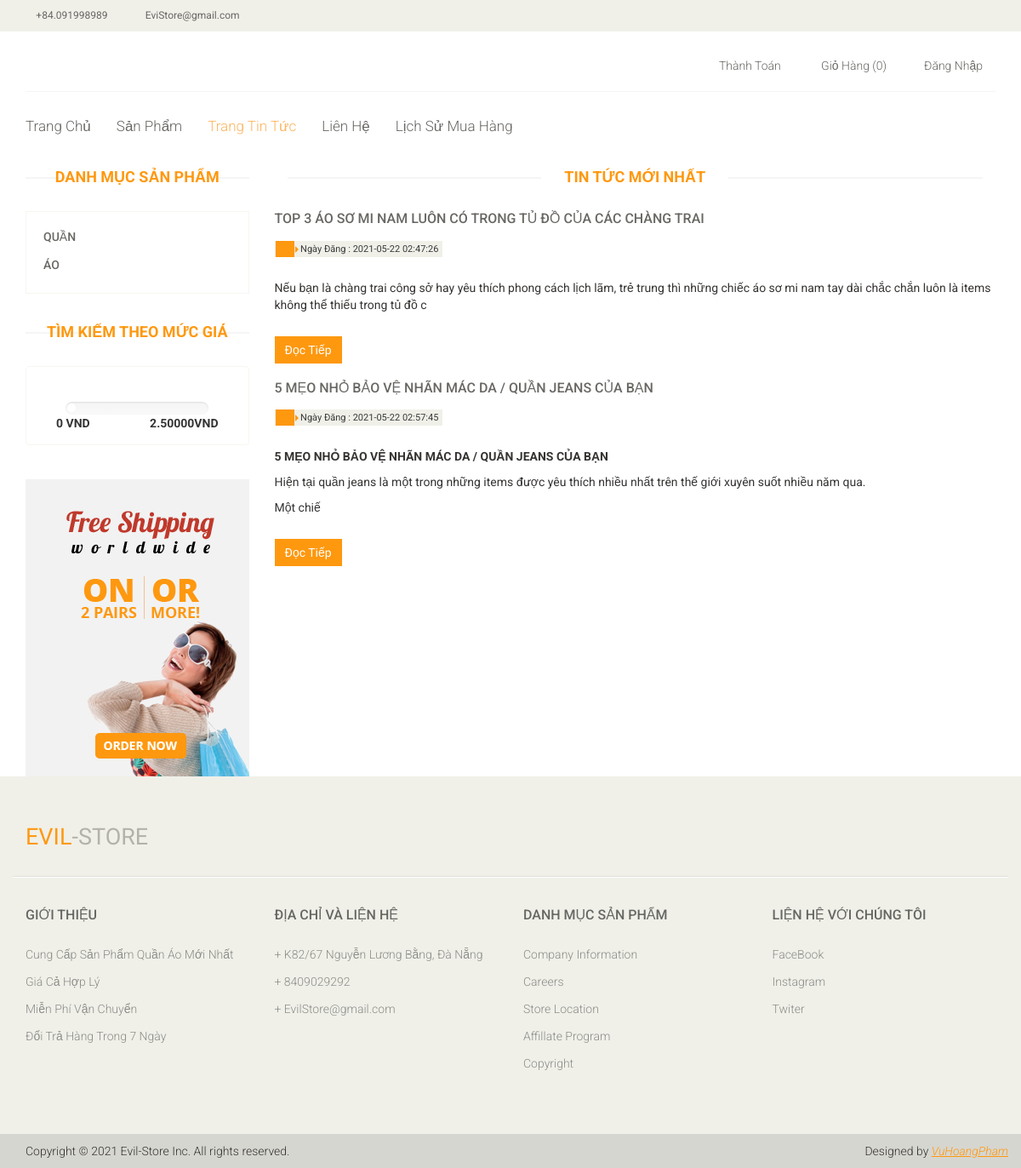
The app's page /eshopper/blog.php with its own data.
### tables this page shows
CREATE TABLE `cat` (
  `id_cat` int(11) NOT NULL,
  `name_cat` varchar(50) NOT NULL
);

CREATE TABLE `blog` (
  `id_blog` int(11) NOT NULL,
  `title` varchar(255) NOT NULL,
  `preview_text` varchar(255) NOT NULL,
  `content` text NOT NULL,
  `created_at` timestamp NOT NULL DEFAULT current_timestamp() ON UPDATE current_timestamp()
);

### eshopper/db/utf8tolatintutil.php (called while the page is built)
<?php
function utf8ToLatin($text) {
	$text = str_replace(
	array(' ','&quot;','%',"/"," - ",":",'<','>','?',"#","^","`","'","=","!",":",".","..","*","&","__","- "," -","  ",',','`','“','”','"'),
	array(' ','','' ,''," "," "," ","","","",""," ",""," "," "," ","","","","",""," "," "," ",'','','','',''),
	$text);
	$chars = array("a","A","e","E","o","O","u","U","i","I","d", "D","y","Y");
	$uni[0] = array("á","à","ạ","ả","ã","â","ấ","ầ","ậ","ẩ","ẫ","ă","ắ","ằ","ặ","ẳ","ẵ");
	$uni[1] = array("Á","À","Ạ","Ả","Ã","Â","Ấ","Ầ","Ậ","Ẩ","Ẫ","Ă","Ắ","Ằ","Ặ","Ẳ","Ẵ");
	$uni[2] = array("é","è","ẹ","ẻ","ẽ","ê","ế","ề","ệ","ể","ễ");
	$uni[3] = array("É","È","Ẹ","Ẻ","Ẽ","Ê","Ế","Ề","Ệ","Ể","Ễ");
	$uni[4] = array("ó","ò","ọ","ỏ","õ","ô","ố","ồ","ộ","ổ","ỗ","ơ","ớ","ờ","ợ","ở","ỡ");
	$uni[5] = array("Ó","Ò","Ọ","Ỏ","Õ","Ô","Ố","Ồ","Ộ","Ổ","Ỗ","Ơ","Ớ","Ờ","Ợ","Ở","Ỡ");
	$uni[6] = array("ú","ù","ụ","ủ","ũ","ư","ứ","ừ","ự","ử","ữ");
	$uni[7] = array("Ú","Ù","Ụ","Ủ","Ũ","Ư","Ứ","Ừ","Ự","Ử","Ữ");
	$uni[8] = array("í","ì","ị","ỉ","ĩ");
	$uni[9] = array("Í","Ì","Ị","Ỉ","Ĩ");
	$uni[10] = array("đ");
	$uni[11] = array("Đ");
	$uni[12] = array("ý","ỳ","ỵ","ỷ","ỹ");
	$uni[13] = array("Ý","Ỳ","Ỵ","Ỷ","Ỹ");
	for($i=0; $i<=13; $i++) {
		$text = str_replace($uni[$i],$chars[$i],$text);
	}
	$text = str_replace(' ', '-', $text);
	$text = strtolower($text);
	return $text;
}
?>

### eshopper/blog.php (the view, shortened to what this page needs)
<?php require_once 'template/public/inc/header.php'?>
	<section>
		<div class="container">
			<div class="row">
				<?php require_once 'template/public/inc/left-sidebar.php'?>
				<div class="col-sm-9">
					<div class="blog-post-area">
						<h2 class="title text-center">Tin Tức Mới Nhất</h2>
						<?php
						$qr = mysqli_query($conn,"SELECT * FROM blog ORDER BY id_blog DESC");
						while($row_blog = mysqli_fetch_assoc($qr)) {
							$id = $row_blog['id_blog'];
							$name = $row_blog['title'];
							$replaceName = utf8ToLatin($name);
							$url = $replaceName.'-'.$id.'.html';
						?>
						<div class="single-blog-post">
							<h3><?php echo $row_blog['title']?></h3>
							<div class="post-meta">
								<ul>
									<li><i class="fa fa-calendar"></i>Ngày Đăng : <?php echo $row_blog['created_at']?></li>
								</ul>
								<span>
									<i class="fa fa-star"></i>
									<i class="fa fa-star"></i>
									<i class="fa fa-star"></i>
									<i class="fa fa-star"></i>
									<i class="fa fa-star-half-o"></i>
								</span>
							</div>
							<p><?php echo $row_blog['preview_text']?></p>
							<a  class="btn btn-primary" href="<?php echo $url ?>">Đọc Tiếp</a>
						</div>
					 <?php
					 }
					 ?>
					</div>
				</div>
			</div>
		</div>
	</section>
<?php require_once 'template/public/inc/footer.php'?>

### eshopper/template/public/inc/left-sidebar.php (shortened to what this page needs)
<div class="col-sm-3">
	<div class="left-sidebar">
		<h2>Danh Mục Sản Phẩm</h2>
		<div class="panel-group category-products" id="accordian">
			<?php
			$qr = mysqli_query($conn, "SELECT * FROM cat");
			while ($row_cat = mysqli_fetch_assoc($qr)) {
			?>
				<div class="panel panel-default">
					<div class="panel-heading">
						<h4 class="panel-title">
							<a data-toggle="collapse" data-parent="#accordian" href="#<?php echo $row_cat['id_cat'] ?>">
								<span class="badge pull-right"><i class="fa fa-plus"></i></span>
								<?php echo $row_cat['name_cat'] ?>
							</a>
						</h4>
					</div>
				</div>
			<?php
			}
			?>
		</div>
		<div class="price-range">
			<h2>Tìm Kiếm Theo Mức Giá</h2>
			<div class="well text-center">
				<form action="" method="GET">
					<input type="text" name="priceS" data-slider-min="100000" data-slider-max="2500000" data-slider-step="50000" id="sl2"><br />
					<b class="pull-left"> 0 VND</b> <b class="pull-right"> 2.50000VND</b>
				</form>
			</div>
		</div>
		<div class="shipping text-center">
			<img src="images/home/shipping.jpg" alt="" />
		</div>
	</div>
</div>

### eshopper/template/public/css/main.css (style rules this page uses)
body { font-family: 'Roboto', sans-serif; position: relative; font-weight: 400px; }
ul li { list-style: none; }
a { -webkit-transition: 300ms; transition: 300ms; }
h1, h2, h3, h4, h5, h6 { font-family: 'Roboto', sans-serif; }
.category-products { border: 1px solid #F7F7F0; margin-bottom: 35px; padding-bottom: 20px; padding-top: 15px; }
.left-sidebar h2, .brands_products h2 { color: #FE980F; font-family: 'Roboto', sans-serif; font-size: 18px; font-weight: 700; margin: 0 auto 30px; text-align: center; text-transform: uppercase; position: relative; z-index: 3; }
.left-sidebar h2:after, h2.title:after { content: " "; position: absolute; border: 1px solid #f5f5f5; bottom: 8px; left: 0; width: 100%; height: 0; z-index: -2; }
.left-sidebar h2:before { content: " "; position: absolute; background: #fff; bottom: -6px; width: 130px; height: 30px; z-index: -1; left: 50%; margin-left: -65px; }
h2.title:before { content: " "; position: absolute; background: #fff; bottom: -6px; width: 220px; height: 30px; z-index: -1; left: 50%; margin-left: -110px; }
.category-products .panel { background-color: #FFFFFF; border: 0px; border-radius: 0px; -webkit-box-shadow: none; box-shadow: none; margin-bottom: 0px; }
.category-products .panel-default .panel-heading { background-color: #FFFFFF; border: 0 none; color: #FFFFFF; padding: 5px 20px; }
.category-products .panel-default .panel-heading .panel-title a { color: #696763; font-family: 'Roboto', sans-serif; font-size: 14px; text-decoration: none; text-transform: uppercase; }
.category-products .badge { background: none; border-radius: 10px; color: #696763; display: inline-block; font-size: 12px; font-weight: bold; line-height: 1; min-width: 10px; padding: 3px 7px; text-align: center; vertical-align: baseline; white-space: nowrap; }
.shipping { background-color: #F2F2F2; margin-top: 40px; overflow: hidden; padding-top: 20px; position: relative; }
.price-range { margin-top: 30px; }
.well { background-color: #FFFFFF; border: 1px solid #F7F7F0; border-radius: 4px; -webkit-box-shadow: none; box-shadow: none; margin-bottom: 20px; min-height: 20px; padding: 35px; }
h2.title { color: #FE980F; font-family: 'Roboto', sans-serif; font-size: 18px; font-weight: 700; margin: 0 15px; text-transform: uppercase; margin-bottom: 30px; position: relative; }
.blog-post-area .single-blog-post h3 { color: #696763; font-size: 16px; font-family: 'Roboto', sans-serif; text-transform: uppercase; font-weight: 500; margin-bottom: 17px; }
.blog-post-area .single-blog-post p { color: #363432 }
.blog-post-area .post-meta { display: block; margin-bottom: 25px; overflow: hidden; }
.blog-post-area .post-meta ul { padding: 0; display: inline; }
.blog-post-area .post-meta ul li { background: #F0F0E9; float: left; margin-right: 10px; padding: 0 5px; font-size: 11px; color: #393b3b; position: relative; }
.blog-post-area .post-meta ul li i { background: #FE980F; color: #FFFFFF; margin-left: -4px; margin-right: 7px; padding: 4px 7px; }
.sinlge-post-meta li i:after, .blog-post-area .post-meta ul li i:after { content: ""; position: absolute; width: auto; height: auto; border-color: transparent transparent transparent #FE980F; border-width: 4px; border-style: solid; top: 6px; left: 24px }
.post-meta span { float: right; }
.post-meta span i { color: #FE980F }
.blog-post-area .single-blog-post .btn-primary { background: #FE980F; border: medium none; border-radius: 0; color: #FFFFFF; margin-top: 17px; }
.btn.btn-primary { background: #FE980F; border: 0 none; border-radius: 0; margin-top: 16px; }

### records on screen
cat: name_cat "QUẦN"
cat: name_cat "ÁO"
blog: title "TOP 3 ÁO SƠ MI NAM LUÔN CÓ TRONG TỦ ĐỒ CỦA CÁC CHÀNG TRAI", created_at "2021-05-22 02:47:26", preview_text "Nếu bạn là chàng trai công sở hay yêu thích phong cách lịch lãm, trẻ trung thì những chiếc áo sơ mi nam tay dài chắc chắn luôn là items không thể thiếu trong tủ đồ c"
blog: title "5 MẸO NHỎ BẢO VỆ NHÃN MÁC DA / QUẦN JEANS CỦA BẠN", created_at "2021-05-22 02:57:45", preview_text "5 MẸO NHỎ BẢO VỆ NHÃN MÁC DA / QUẦN JEANS CỦA BẠN Hiện tại quần jeans là một trong những items được yêu thích nhiều nhất trên thế giới xuyên suốt nhiều năm qua. Một chiế"

### other values on screen
count($cart) "0"
